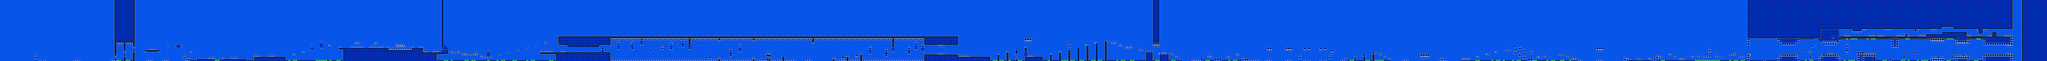

A 2D game scene composited from a Tiled map and its tileset images. What follows is a short description and the map's XML, with each tile layer's data collapsed to a summary:
An orthogonal 895x27 tile map with 16x16 px tiles, 1 tile layer, 1 hidden layer not drawn, 2 tilesets.

<map version="1.10" tiledversion="1.11.2" orientation="orthogonal" renderorder="right-down" width="895" height="27" tilewidth="16" tileheight="16" infinite="0" nextlayerid="7" nextobjectid="2">
 <editorsettings>
  <export target="../LEVELS/LEVEL DATA/lvlset_C/everymadness.csv" format="csv" />
 </editorsettings>
 <tileset firstgid="1" name="famidash" tilewidth="16" tileheight="16" tilecount="256" columns="16">
  <image source="../GRAPHICS/famidash.bmp" width="256" height="256" />
 </tileset>
 <tileset firstgid="257" name="sprites" tilewidth="16" tileheight="16" tilecount="256" columns="16">
  <image source="../GRAPHICS/sprites.png" width="256" height="256" />
 </tileset>
 <layer id="1" width="895" height="27">
  <data>[24165 cells, 24165 non-empty, 48 distinct tile ids]</data>
 </layer>
 <layer id="2" name="SP" width="895" height="27" visible="0">
  <data>[24165 cells, 241 non-empty, 36 distinct tile ids]</data>
 </layer>
</map>
